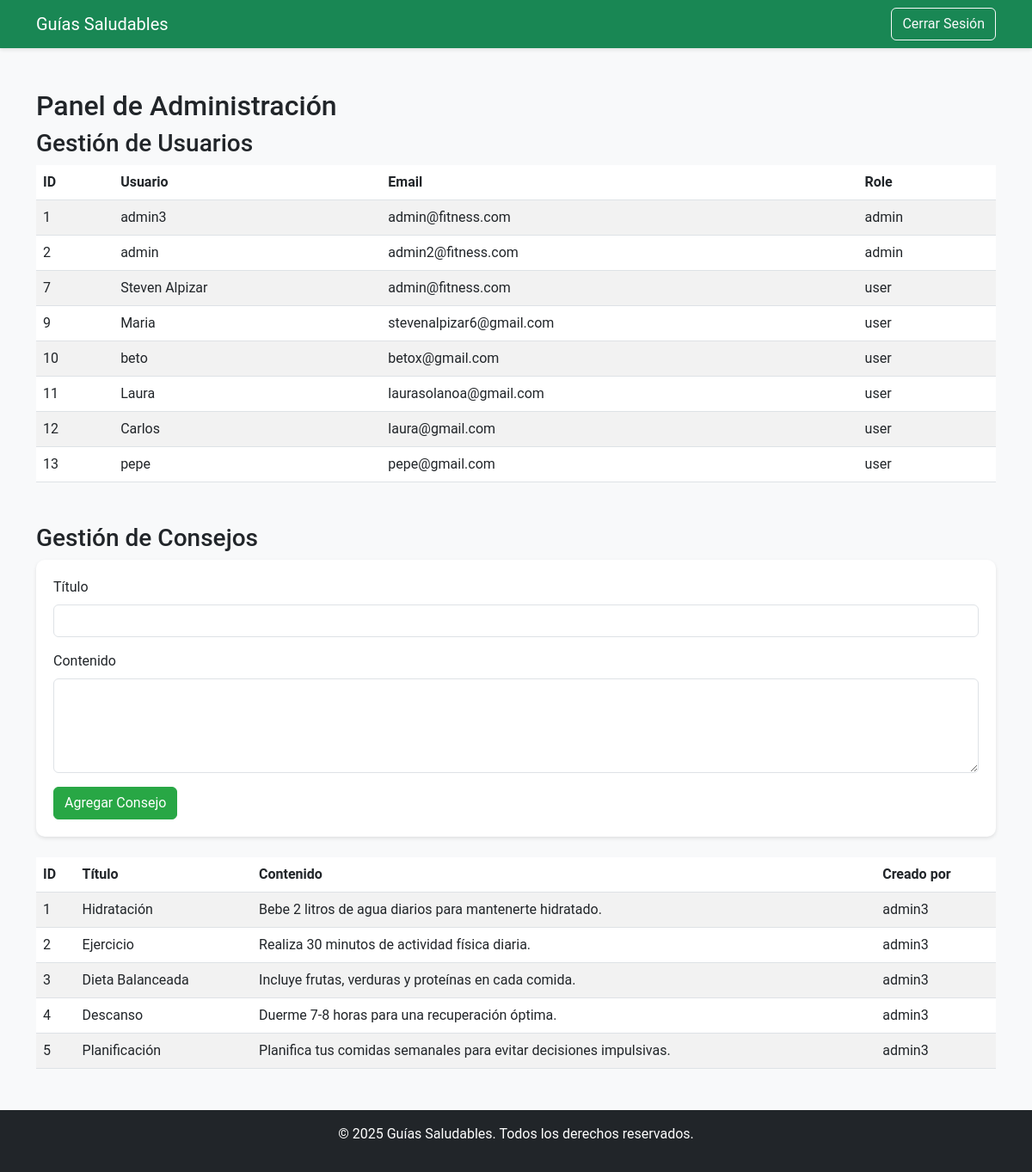
/admin.php (signed in), run on the app's committed database.
### tables this page shows
CREATE TABLE `users` (
  `id` int(11) NOT NULL,
  `username` varchar(50) NOT NULL,
  `password` varchar(255) NOT NULL,
  `email` varchar(100) NOT NULL,
  `role` enum('user','admin') DEFAULT 'user',
  `weight` float DEFAULT NULL,
  `height` float DEFAULT NULL,
  `age` int(11) DEFAULT NULL,
  `gender` enum('male','female') DEFAULT NULL,
  `activity_level` enum('sedentary','lightly_active','moderately_active','very_active','extra_active') DEFAULT NULL
);

CREATE TABLE `tips` (
  `id` int(11) NOT NULL,
  `title` varchar(100) NOT NULL,
  `content` text NOT NULL,
  `created_by` int(11) DEFAULT NULL
);

### admin.php (the view, shortened to what this page needs)
<?php
$conn = new mysqli("localhost", "root", "root", "fitness_db");
$users = $conn->query("SELECT * FROM users");
$tips = $conn->query("SELECT t.*, u.username FROM tips t JOIN users u ON t.created_by = u.id");
?>
<!DOCTYPE html>
<html lang="es">
<head>
    <link href="https://cdn.jsdelivr.net/npm/bootstrap@5.3.0/dist/css/bootstrap.min.css" rel="stylesheet">
    <link rel="stylesheet" href="css/styles.css">
</head>
<body>
    <nav class="navbar navbar-expand-lg navbar-dark bg-success">
        <div class="container">
            <a class="navbar-brand" href="index.php">Guías Saludables</a>
            <div class="ms-auto">
                <a href="php/logout.php" class="btn btn-outline-light">Cerrar Sesión</a>
            </div>
        </div>
    </nav>
    <main class="container my-5">
        <h2>Panel de Administración</h2>
        <section class="mb-5">
            <h3>Gestión de Usuarios</h3>
            <table class="table table-striped">
                <thead>
                    <tr>
                        <th>ID</th>
                        <th>Usuario</th>
                        <th>Email</th>
                        <th>Role</th>
                    </tr>
                </thead>
                <tbody>
                    <?php while ($user = $users->fetch_assoc()): ?>
                        <tr>
                            <td><?php echo $user['id']; ?></td>
                            <td><?php echo htmlspecialchars($user['username']); ?></td>
                            <td><?php echo htmlspecialchars($user['email']); ?></td>
                            <td><?php echo $user['role']; ?></td>
                        </tr>
                    <?php endwhile; ?>
                </tbody>
            </table>
        </section>
        <section class="mb-5">
            <h3>Gestión de Consejos</h3>
            <form action="php/add_tip.php" method="POST" class="mb-4">
                <div class="mb-3">
                    <label for="title" class="form-label">Título</label>
                    <input type="text" class="form-control" id="title" name="title" required>
                </div>
                <div class="mb-3">
                    <label for="content" class="form-label">Contenido</label>
                    <textarea class="form-control" id="content" name="content" rows="4" required></textarea>
                </div>
                <button type="submit" class="btn btn-success">Agregar Consejo</button>
            </form>
            <table class="table table-striped">
                <thead>
                    <tr>
                        <th>ID</th>
                        <th>Título</th>
                        <th>Contenido</th>
                        <th>Creado por</th>
                    </tr>
                </thead>
                <tbody>
                    <?php while ($tip = $tips->fetch_assoc()): ?>
                        <tr>
                            <td><?php echo $tip['id']; ?></td>
                            <td><?php echo htmlspecialchars($tip['title']); ?></td>
                            <td><?php echo htmlspecialchars($tip['content']); ?></td>
                            <td><?php echo htmlspecialchars($tip['username']); ?></td>
                        </tr>
                    <?php endwhile; ?>
                </tbody>
            </table>
        </section>
    </main>
    <footer class="bg-dark text-white text-center py-3">
        <p>© 2025 Guías Saludables. Todos los derechos reservados.</p>
    </footer>
</body>
</html>

### css/styles.css (style rules this page uses)
body { font-family: 'Roboto', sans-serif; background-color: #f8f9fa; }
.navbar { box-shadow: 0 2px 4px rgba(0, 0, 0, 0.1); }
.btn-success { background-color: #28a745; border-color: #28a745; }
form { background: #fff; padding: 20px; border-radius: 10px; box-shadow: 0 2px 4px rgba(0, 0, 0, 0.1); }
.table { background: #fff; border-radius: 10px; }

### data on the page
users: id "1", username "admin3", email "admin@fitness.com", role "admin"
users: id "2", username "admin", email "admin2@fitness.com", role "admin"
users: id "7", username "Steven Alpizar", email "admin@fitness.com", role "user"
users: id "9", username "Maria", email "stevenalpizar6@gmail.com", role "user"
users: id "10", username "beto", email "betox@gmail.com", role "user"
users: id "11", username "Laura", email "laurasolanoa@gmail.com", role "user"
users: id "12", username "Carlos", email "laura@gmail.com", role "user"
users: id "13", username "pepe", email "pepe@gmail.com", role "user"
tips: id "1", title "Hidratación", content "Bebe 2 litros de agua diarios para mantenerte hidratado.", created_by.username "admin3"
tips: id "2", title "Ejercicio", content "Realiza 30 minutos de actividad física diaria.", created_by.username "admin3"
tips: id "3", title "Dieta Balanceada", content "Incluye frutas, verduras y proteínas en cada comida.", created_by.username "admin3"
tips: id "4", title "Descanso", content "Duerme 7-8 horas para una recuperación óptima.", created_by.username "admin3"
tips: id "5", title "Planificación", content "Planifica tus comidas semanales para evitar decisiones impulsivas.", created_by.username "admin3"
